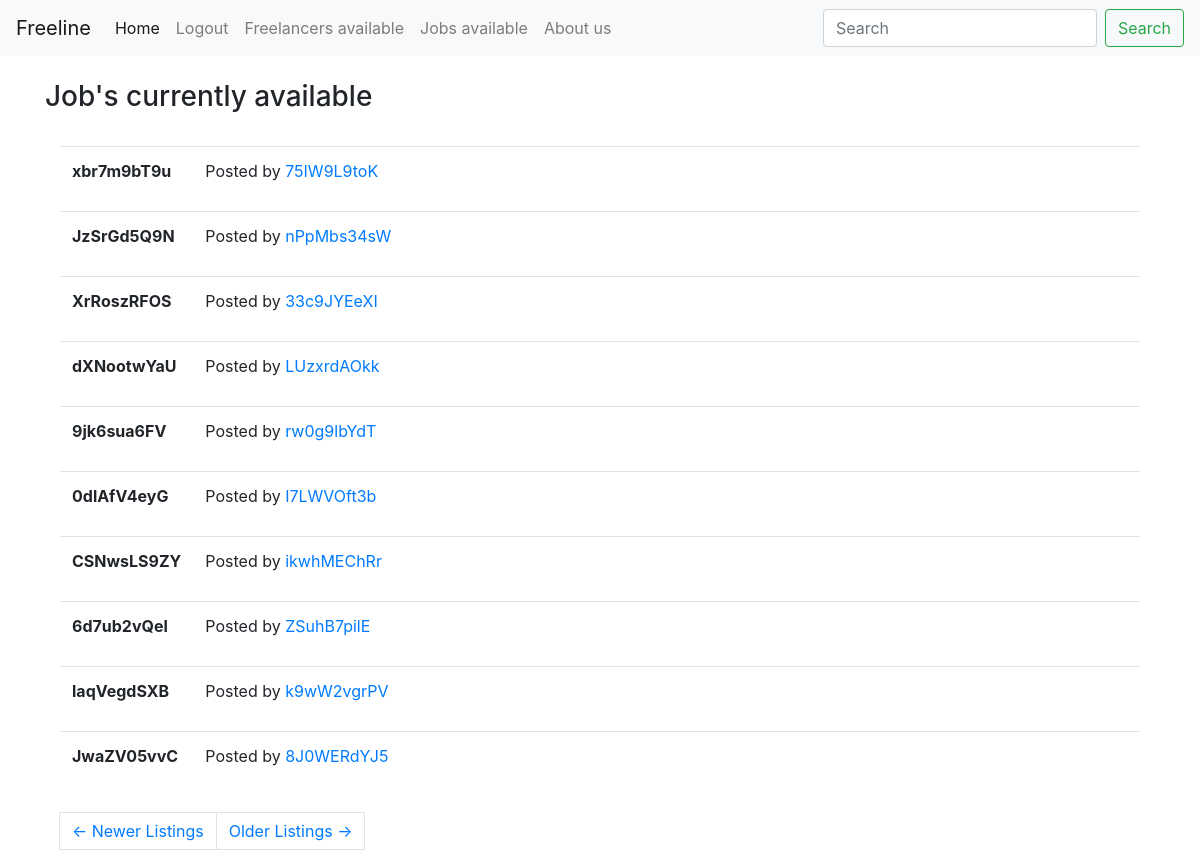
The page /jobs (signed in) on the database its author committed.
### app/models.py (models this page shows, shortened)
class Job(db.Model):
    id = db.Column(db.Integer, primary_key=True)
    name = db.Column(db.String(64), index=True)
    job_description = db.Column(db.String(1000))
    offer_price = db.Column(db.Integer, index=True)
    job_type = db.Column(db.String(200), index=True)
    equity_job = db.Column(db.Boolean)
    posted_on = db.Column(db.DateTime)
    estimated_developement_time = db.Column(db.String(40), index=True)
    is_complete = db.Column(db.Boolean)
    startup_id = db.Column(db.Integer, db.ForeignKey('startup.id'))
    user_id = db.Column(db.Integer, db.ForeignKey('user.id'))
    def info(self):
        return '<Job {0}>'.format(self.name)
    __repr__ = info

class Startup(UserMixin, db.Model):
    id = db.Column(db.Integer, primary_key=True)
    company_name = db.Column(db.String(64), index=True, unique=True)
    founded_date = db.Column(db.DateTime, index=True, default=datetime.utcnow)
    website = db.Column(db.String(64), unique=True, index=True)
    email = db.Column(db.String(64), unique=True, index=True)
    """
    information that should be available to developers who
    are considering taking equity in the firm
    """
    access_to_financials = db.Column(db.Boolean) # this can be marked with a check mark
    previously_funded = db.Column(db.Boolean) # this can be marked with a check
    certificate_of_incorporation = db.Column(db.Boolean, default=True)
    state_of_incorporation = db.Column(db.String(64), default='Delaware')
    company_type = db.Column(db.String(64), default='C-Corp')
    taxID = db.Column(db.String(64), default='00-0000000')
    description = db.Column(db.String(1000))
    user_id = db.Column(db.Integer, db.ForeignKey('user.id'))
    logo_data = db.Column(db.String(400))
    jobs = db.relationship('Job', backref='company', lazy='dynamic')
    reviews = db.relationship('Reviews', backref='company', lazy='dynamic')
    def info(self):
        return "<Startup {0}>".format(self.company_name)
    __repr__ = info

### app/main/routes.py (the view)
@bp.route('/jobs')
@login_required
def jobs_available():
    page = request.args.get('page', 1, type=int)
    jobs = Job.query.order_by(Job.posted_on.desc()).paginate(
    page, current_app.config['JOBS_PER_EXPLORE_PAGE'], False
    )
    next_url = (url_for('main.jobs_available', page=jobs.next_num) if jobs.has_next else None)
    prev_url = (url_for('main.jobs_available', page=jobs.prev_num) if jobs.has_prev else None)
    return render_template("jobs_available.html", title='Jobs available',\
    jobs=jobs.items, next_url=next_url, prev_url=prev_url)

### app/main/routes.py (called while the page is built)
@bp.before_request
def before_request():
    if current_user.is_authenticated:
        current_user.last_seen = datetime.utcnow()
        db.session.commit()

### app/models.py (called while the page is built)
    @login.user_loader
    def load_user(user_id):
        return User.query.get(int(user_id))

    def employer(self):
        return ('Employer' in [role.name for role in self.roles])

    def freelancer(self):
        return ('Freelancer' in [role.name for role in self.roles])

### app/main/templates/jobs_available.html
{% extends "base.html" %}
{% block content %}
<div class="container">
  <div class="row"><br></div>
  <div class="row">
  <h3> Job's currently available </h3>
  </div>
  <div class="row"><br></div>
  <table class="table table-hover">
  {% for job in jobs %}
  <div class="row">
  <tr>
      <td width="70px">
    <b><p>{{ job.name }}</p></b>
      </td>
    <td>
    <p> Posted by <a href="{{url_for('employer.company', company_name=job.company.company_name)}}">{{ job.company.company_name }}</p>
    </td>
  </tr>
  </div>
  {% endfor %}
  </table>
  <nav aria-label="...">
       <ul class="pagination">
           <li class="previous{% if not prev_url %} disabled{% endif %}">
               <a class="page-link" href="{{ prev_url or '#' }}">
                   <span aria-hidden="true">&larr;</span> Newer Listings
               </a>
           </li>
           <li class="next{% if not next_url %} disabled{% endif %}">
               <a class="page-link" href="{{ next_url or '#' }}">
                   Older Listings <span aria-hidden="true">&rarr;</span>
               </a>
           </li>
       </ul>
   </nav>
  </div>
{% endblock %}

### rows shown on the page
Job: name "xbr7m9bT9u", company.company_name "75IW9L9toK"
Job: name "JzSrGd5Q9N", company.company_name "nPpMbs34sW"
Job: name "XrRoszRFOS", company.company_name "33c9JYEeXI"
Job: name "dXNootwYaU", company.company_name "LUzxrdAOkk"
Job: name "9jk6sua6FV", company.company_name "rw0g9lbYdT"
Job: name "0dlAfV4eyG", company.company_name "I7LWVOft3b"
Job: name "CSNwsLS9ZY", company.company_name "ikwhMEChRr"
Job: name "6d7ub2vQel", company.company_name "ZSuhB7pilE"
Job: name "laqVegdSXB", company.company_name "k9wW2vgrPV"
Job: name "JwaZV05vvC", company.company_name "8J0WERdYJ5"
